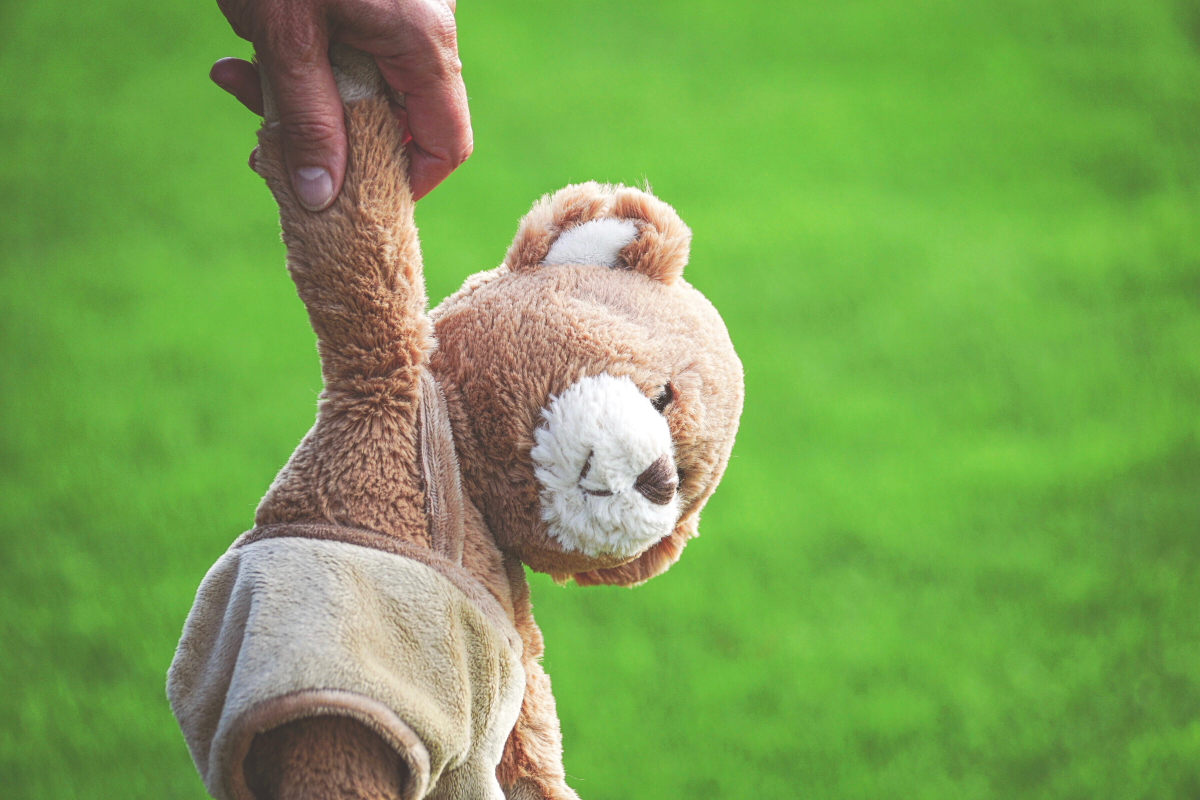
#> input picture Pics/teddy.jpg, 6000 x 4000 px (shown at 1/5 size)
$ python blurring.py
#> lines starting #> are read from the running program, lines starting #| are printed output that depends on the picture
import cv2 as cv
import numpy as np

# gaussian
# bilateral blur
# median blur
# average blur


img=cv.imread("Pics/teddy.jpg")
#> img is the input picture: shape (4000, 6000, 3); mean B, G, R 82.7, 162.7, 121.4
def resizeimg(img):
    width=int(img.shape[1]/10)
#> width = 600
    height=int(img.shape[1]/10)
#> height = 600
    dimensions=(width,height)
#> dimensions = (600, 600)

    return cv.resize(img,dimensions)
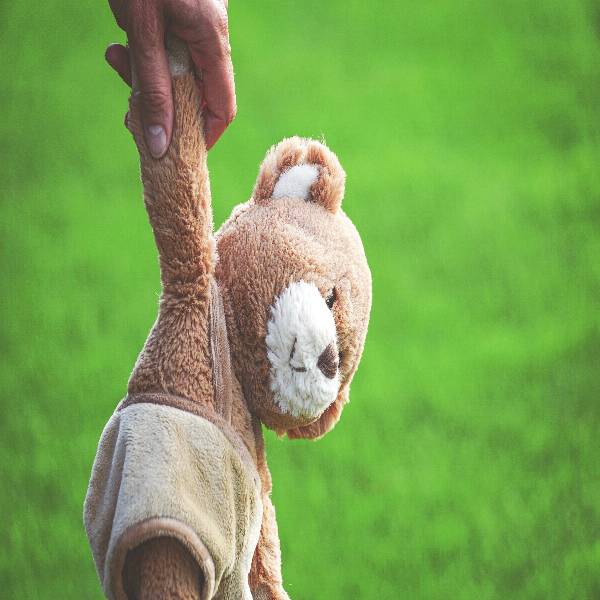
#> returned value: shape (600, 600, 3); mean of channels 0, 1, 2 82.7, 162.7, 121.4; drawn as B, G, R


reimg=resizeimg(img)
cv.imshow("Teddy",reimg)

Gaussianblur=cv.GaussianBlur(reimg,(3,3),cv.BORDER_DEFAULT)
cv.imshow("gausian blur",Gaussianblur)


# cv.blur averages out all pixels value and adds them to centre and blurs it
averageblur=cv.blur(reimg,(3,3))
cv.imshow("averageblur",averageblur)


# median blur...finds median of all running pixels
# it helps in decreasing noise
medianblur=cv.medianBlur(reimg,3)
cv.imshow("Medianblur",medianblur)


# bilateralblur
# sigmacolor--More colors in neighbourhood ,that will be considered when blur is completed
# sigmaface---larger value means pixes further out from centre pixel
bblur=cv.bilateralFilter(reimg,15,45,45)
cv.imshow("Bilateralblur",bblur)
cv.waitKey(0)

$ run again, with Pics/Mountain.jpg copied over Pics/teddy.jpg
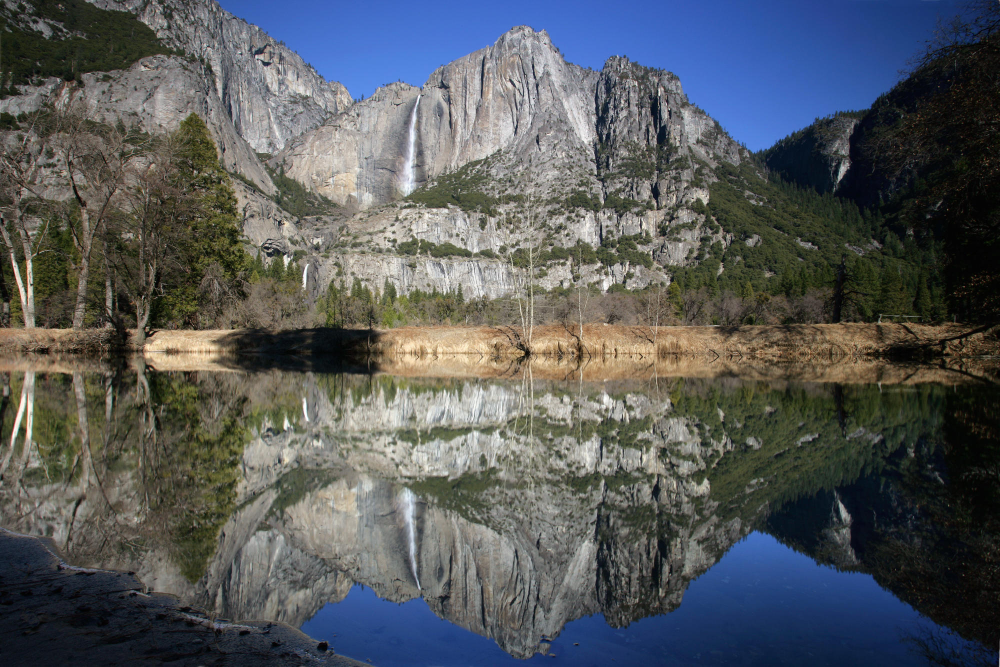
#> input picture Pics/Mountain.jpg, 2000 x 1333 px (shown at 1/2 size)
#> img is the input picture: shape (1333, 2000, 3); mean B, G, R 91.1, 88.8, 85.2
#> in resizeimg, `return cv.resize(img,dimensions)`:
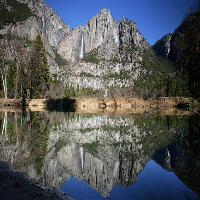
#> returned value: shape (200, 200, 3); mean of channels 0, 1, 2 90.9, 88.5, 84.9; drawn as B, G, R
#> `medianblur=cv.medianBlur(reimg,3)`:
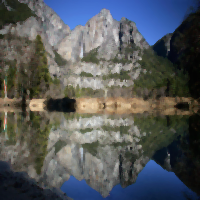
#> medianblur: shape (200, 200, 3); mean B, G, R 90.3, 88.2, 84.6

$ run again, with Pics/Nature.jpg copied over Pics/teddy.jpg
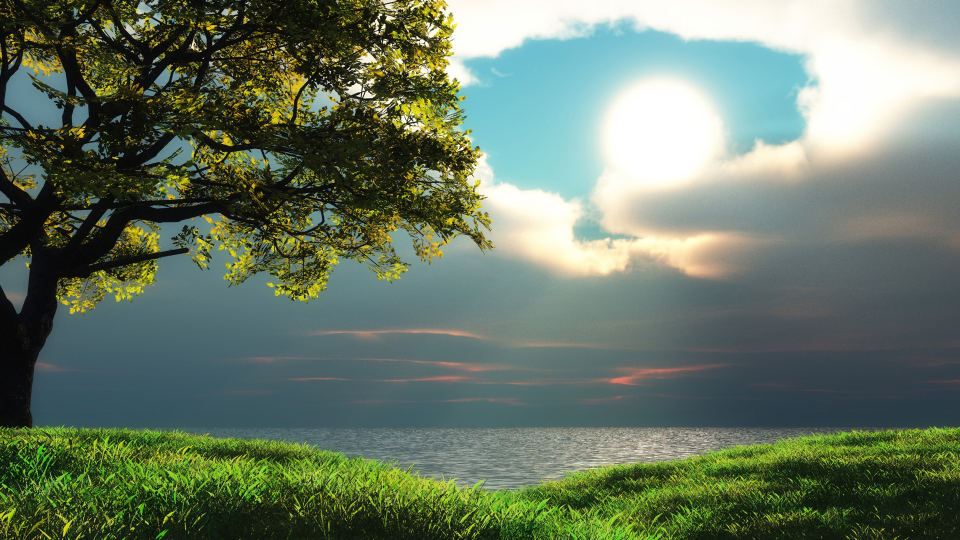
#> input picture Pics/Nature.jpg, 1920 x 1080 px (shown at 1/2 size)
#> img is the input picture: shape (1080, 1920, 3); mean B, G, R 100.4, 119.6, 104.2
#> `medianblur=cv.medianBlur(reimg,3)`:
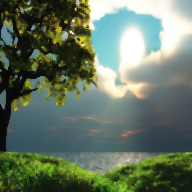
#> medianblur: shape (192, 192, 3); mean B, G, R 98.7, 117.6, 101.7
#> `bblur=cv.bilateralFilter(reimg,15,45,45)`:
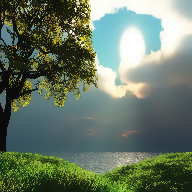
#> bblur: shape (192, 192, 3); mean B, G, R 100.5, 119.2, 103.5
